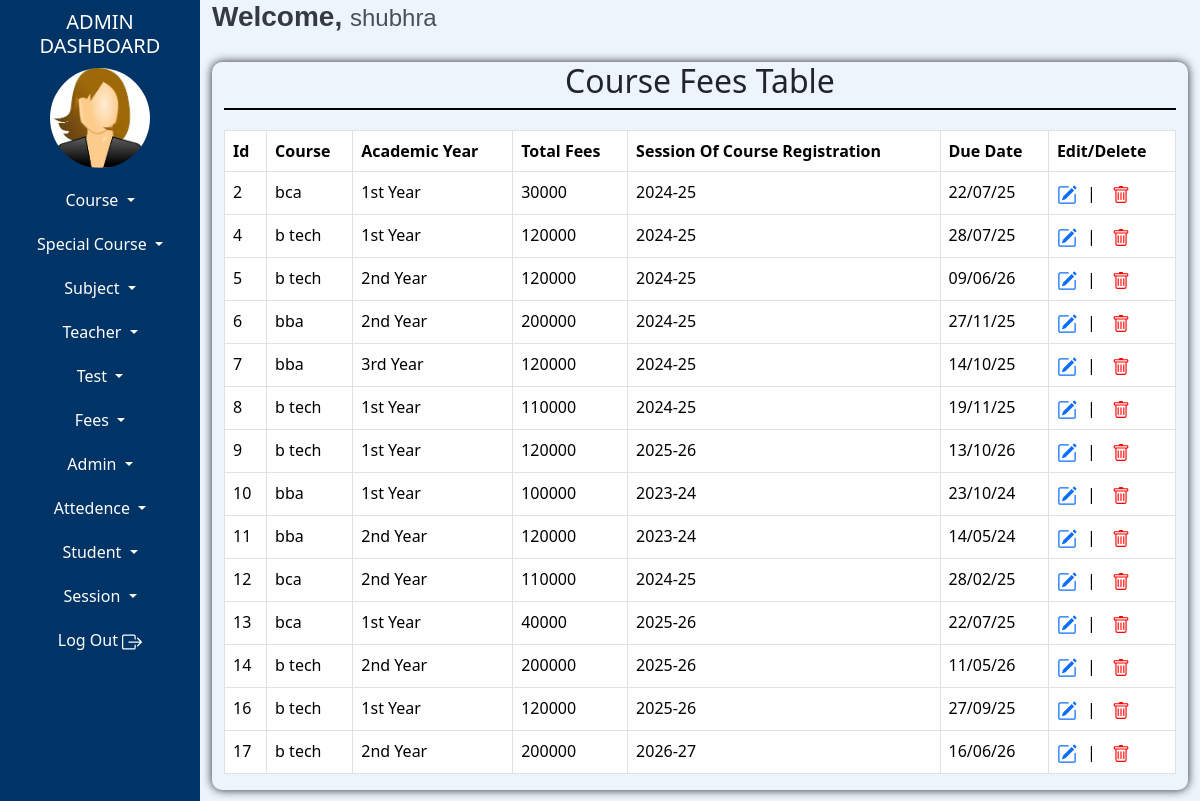
The app's page /admin/course-fees-table.php (signed in) with its own data.
### tables this page shows
CREATE TABLE `tblcoursefees` (
  `id` int(10) NOT NULL AUTO_INCREMENT,
  `courseId` int(10) NOT NULL,
  `academicYearId` int(10) NOT NULL,
  `totalFees` int(10) NOT NULL,
  `sessionId` int(10) NOT NULL,
  `dueDate` date NOT NULL,
  `addedIpAddress` varchar(100) NOT NULL,
  `addedDateTime` datetime NOT NULL,
  `updatedIpAddress` varchar(100) NOT NULL,
  `updatedDateTime` datetime NOT NULL,
  PRIMARY KEY (`id`)
);

CREATE TABLE `tblcourse` (
  `courseId` int(10) NOT NULL AUTO_INCREMENT,
  `courseName` varchar(100) NOT NULL,
  `courseDuration` varchar(10) NOT NULL,
  `sessionId` int(10) NOT NULL,
  PRIMARY KEY (`courseId`)
);

CREATE TABLE `tblacademicyear` (
  `academicYearId` int(10) NOT NULL AUTO_INCREMENT,
  `academicYearName` text NOT NULL,
  `addedIpAddress` varchar(100) NOT NULL,
  `addedDateTime` datetime NOT NULL,
  `updatedIpAddress` varchar(100) NOT NULL,
  `updatedDatetime` datetime NOT NULL,
  PRIMARY KEY (`academicYearId`)
);

CREATE TABLE `tblsession` (
  `sessionId` int(10) NOT NULL AUTO_INCREMENT,
  `sessionName` varchar(15) NOT NULL,
  `addedIpAddress` varchar(100) NOT NULL,
  `addedDateTime` datetime NOT NULL,
  `updatedIpAddress` varchar(100) NOT NULL,
  `updatedDateTime` datetime NOT NULL,
  `status` int(2) NOT NULL,
  PRIMARY KEY (`sessionId`)
);

### admin/course-fees-table.php (the view, shortened to what this page needs)
<?php
include "admin-dashboard-top.php";
include "admin-dashboard-content.php";
$query="SELECT * FROM tblCourseFees";
$stmt=$conn->prepare($query);
$stmt->execute();
?>
<!doctype html>
<html lang="en">
  <head>
    <link href="https://cdn.jsdelivr.net/npm/bootstrap@5.3.3/dist/css/bootstrap.min.css" rel="stylesheet">
  </head>
<body>
<div class="container-fluid">
    <div class="row">
        <div class="col-md-12 tbl-content">
            <div class="tbl-heading">
            <h2>Course Fees Table</h2>
            </div>
            <table class="table table-hover table-bordered">
              <thead>
                <tr>
                    <th scope="col">Id</th>
                    <th scope="col">Course</th>
                    <th scope="col">Academic Year</th>
                    <th scope="col">Total Fees</th>
                    <th scope="col">Session Of Course Registration</th>
                    <th scope="col">Due Date</th>
                    <th scope="col">Edit/Delete</th>
                </tr>
              </thead>
              <tbody>
                <?php
                    while($result=$stmt->fetch())
                    {
                ?>
                    <tr>
                    <td><?php echo $result['id']; ?></td>
                    <td>
                    <?php
                        $courseId=$result['courseId'];
                        $query="SELECT * FROM tblcourse WHERE courseId=:courseId";
                        $coursestmt=$conn->prepare($query);
                        $coursestmt->bindParam(":courseId",$courseId);
                        $coursestmt->execute();
                        $courses=$coursestmt->fetch();
                        echo $courses["courseName"];
                    ?>
                    </td>
                    <td>
                        <?php
                            $academicYearId = $result['academicYearId'];
                            $yearstmt=$conn->prepare("SELECT * FROM tblAcademicYear WHERE academicYearId=:academicYearId");
                            $yearstmt->bindParam(":academicYearId",$academicYearId);
                            $yearstmt->execute();
                            $academicYears=$yearstmt->fetch();
                            echo $academicYears["academicYearName"];
                        ?>
                    </td>
                    <td><?php echo $result['totalFees']; ?></td>
                    <td>
                        <?php
                            $sessionId = $result['sessionId'];
                            $sessionstmt=$conn->prepare("SELECT * FROM tblsession WHERE sessionId=:sessionId");
                            $sessionstmt->bindParam(":sessionId",$sessionId);
                            $sessionstmt->execute();
                            $sessions=$sessionstmt->fetch();
                            echo $sessions["sessionName"];
                        ?>
                    </td>
                    <td>
                    <?php
                        $formattedDate = date("d/m/y", strtotime($result['dueDate']));
                        echo $formattedDate;
                    ?>
                    </td>
                    <td>
                        <div class="icons">
                            <a href="edit-course-fees.php?id=<?php echo $result['id']; ?>">
                            </a>
                            |
                            <form action="delete-course-fees.php?id=<?php echo $fees['id'] ?>" method="POST" onsubmit="return confirm('Are you sure you want to delete this row?');">
                                <button type="submit" style="border: none; background: none; cursor: pointer;">
                                </button>
                            </form>
                        </div>
                    </td>
                </tr>
                <?php
                }
                ?>
              </tbody>
            </table>
        </div>
    </div>
</div>
</body>
</div>
</div>
<?php
    include "admin-dashboard-footer.php"
?>

### admin/admin-dashboard-top.php (shortened to what this page needs)
<?php
    $adminId = isset($_SESSION['adminId']) ? $_SESSION['adminId'] : htmlspecialchars($_COOKIE['adminId']);
?>
<!doctype html>
<html lang="en">
  <head>

### admin/admin-dashboard-content.php (shortened to what this page needs)
<link href="https://cdn.jsdelivr.net/npm/bootstrap@5.3.3/dist/css/bootstrap.min.css" rel="stylesheet">
  </head>
  <body>
    <div class="container-fluid">
        <div class="row">
            <div class="col-md-2  left-side">
                <div class="heading">
                    <h5>ADMIN DASHBOARD</h5>
                </div>
                <div class="image">
                    <a href="admin-dashboard.php">
                    <?php
                        $query = "select * from tbladmin where adminId=:adminId";
                        $stmt=$conn->prepare($query);
                        $stmt->bindParam(":adminId",$adminId);
                        $stmt->execute();
                        $result = $stmt->fetch();
                        if (!empty($result['picture']))
                        {
                        	echo '<img src="'.$result['picture'].'" style=" height: 100px;" />';
                        }
                        else
                        {
                        	if ($result['adminGender'] == '1')
                        	{
                        		echo '<img src="images/female-logo.jpg" alt="Male" style="height: 100px; width: 100px;" />';
                        	}
                        	elseif ($result['adminGender'] == '2')
                        	{
                        		echo '<img src="images/male-logo.jpg" alt="Female" style="height: 100px; width: 100px;" />';
                        	}
                        }
                    ?>
                    </a>
                </div>
                <div class="buttons">
                    <div class="dropdown ">
                      <button class="btn dropdown-toggle w-100 nav-link left-btn" type="button" data-bs-toggle="dropdown" aria-expanded="false">
                        Course
                      </button>
                    </div>
                    <div class="dropdown ">
                      <button class="btn dropdown-toggle w-100 nav-link left-btn" type="button" data-bs-toggle="dropdown" aria-expanded="false">
                        Special Course
                      </button>
                    </div>
                    <div class="dropdown ">
                      <button class="btn dropdown-toggle w-100 nav-link left-btn" type="button" data-bs-toggle="dropdown" aria-expanded="false">
                        Subject
                      </button>
                    </div>
                    <div class="dropdown ">
                      <button class="btn dropdown-toggle w-100 nav-link left-btn" type="button" data-bs-toggle="dropdown" aria-expanded="false">
                        Teacher
                      </button>
                    </div>
                    <div class="dropdown ">
                      <button class="btn dropdown-toggle w-100 nav-link left-btn" type="button" data-bs-toggle="dropdown" aria-expanded="false">
                        Test
                      </button>
                    </div>
                    <div class="dropdown ">
                      <button class="btn dropdown-toggle w-100 nav-link left-btn" type="button" data-bs-toggle="dropdown" aria-expanded="false">
                        Fees
                      </button>
                    </div>
                    <div class="dropdown ">
                      <button class="btn dropdown-toggle w-100 nav-link left-btn" type="button" data-bs-toggle="dropdown" aria-expanded="false">
                        Admin
                      </button>
                    </div>
                    <div class="dropdown ">
                      <button class="btn dropdown-toggle w-100 nav-link left-btn" type="button" data-bs-toggle="dropdown" aria-expanded="false">
                        Attedence
                      </button>
                    </div>
                    <div class="dropdown ">
                      <button class="btn dropdown-toggle w-100 nav-link left-btn" type="button" data-bs-toggle="dropdown" aria-expanded="false">
                        Student
                      </button>
                    </div>
                    <div class="dropdown ">
                      <button class="btn dropdown-toggle w-100 nav-link left-btn" type="button" data-bs-toggle="dropdown" aria-expanded="false">
                        Session
                      </button>
                    </div>
                    <a href="logout-admin.php" class="btn left-btn w-100 nav-link">
                        Log Out
                    </a>
                </div>
            </div>
            <div class="col-md-10 col-sm-10 right-side">
                <div>
                    <h3 class="welcome-text">Welcome, <span class="admin-name"><?php echo $result['adminName']; ?></span></h3>
                </div>

### admin/admin-dashboard-footer.php (shortened to what this page needs)
</body>
</html>

### admin/admin-dashboard-content.php (style rules this page uses)
.left-side { background-color:#003366; color:white; height:200vh; }
.heading { text-align:center; margin:10px auto; }
.image { display:flex; justify-content:center; }
.image img { border-radius:60px; }
.left-btn { color:white; transition: background-color 0.3s ease; margin-top:20px; }
.right-side { background-color:#edf4fb; }
.welcome-text { font-family: 'Poppins', sans-serif; font-size: 28px; font-weight: 600; color: #343a40; }
.admin-name { font-family: 'Montserrat', sans-serif; font-size: 24px; font-weight: 400; color: #495057; }

### admin/course-fees-table.php (style rules this page uses)
.tbl-heading { text-align:center; border-bottom:2px solid black; margin-bottom:20px; }
.tbl-content { box-shadow:0 0 10px; margin-top:20px; border-radius:10px; }
.icons { display: flex; align-items: center; gap: 10px; }

### records on screen
tblcoursefees: id "2", courseId.courseName "bca", academicYearId.academicYearName "1st Year", totalFees "30000", sessionId.sessionName "2024-25", dueDate "22/07/25"
tblcoursefees: id "4", courseId.courseName "b tech", academicYearId.academicYearName "1st Year", totalFees "120000", sessionId.sessionName "2024-25", dueDate "28/07/25"
tblcoursefees: id "5", courseId.courseName "b tech", academicYearId.academicYearName "2nd Year", totalFees "120000", sessionId.sessionName "2024-25", dueDate "09/06/26"
tblcoursefees: id "6", courseId.courseName "bba", academicYearId.academicYearName "2nd Year", totalFees "200000", sessionId.sessionName "2024-25", dueDate "27/11/25"
tblcoursefees: id "7", courseId.courseName "bba", academicYearId.academicYearName "3rd Year", totalFees "120000", sessionId.sessionName "2024-25", dueDate "14/10/25"
tblcoursefees: id "8", courseId.courseName "b tech", academicYearId.academicYearName "1st Year", totalFees "110000", sessionId.sessionName "2024-25", dueDate "19/11/25"
tblcoursefees: id "9", courseId.courseName "b tech", academicYearId.academicYearName "1st Year", totalFees "120000", sessionId.sessionName "2025-26", dueDate "13/10/26"
tblcoursefees: id "10", courseId.courseName "bba", academicYearId.academicYearName "1st Year", totalFees "100000", sessionId.sessionName "2023-24", dueDate "23/10/24"
tblcoursefees: id "11", courseId.courseName "bba", academicYearId.academicYearName "2nd Year", totalFees "120000", sessionId.sessionName "2023-24", dueDate "14/05/24"
tblcoursefees: id "12", courseId.courseName "bca", academicYearId.academicYearName "2nd Year", totalFees "110000", sessionId.sessionName "2024-25", dueDate "28/02/25"
tblcoursefees: id "13", courseId.courseName "bca", academicYearId.academicYearName "1st Year", totalFees "40000", sessionId.sessionName "2025-26", dueDate "22/07/25"
tblcoursefees: id "14", courseId.courseName "b tech", academicYearId.academicYearName "2nd Year", totalFees "200000", sessionId.sessionName "2025-26", dueDate "11/05/26"
tblcoursefees: id "16", courseId.courseName "b tech", academicYearId.academicYearName "1st Year", totalFees "120000", sessionId.sessionName "2025-26", dueDate "27/09/25"
tblcoursefees: id "17", courseId.courseName "b tech", academicYearId.academicYearName "2nd Year", totalFees "200000", sessionId.sessionName "2026-27", dueDate "16/06/26"

### other values on screen
$result['adminName'] "shubhra"
